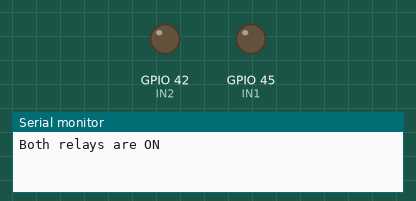
Simulated run of this sketch. Board: ESP32-S2. Shown: output pins drawn as LEDs (lit = HIGH), the last lines printed to the serial monitor.

Above: at 7.5 s.
At 22.5 s:
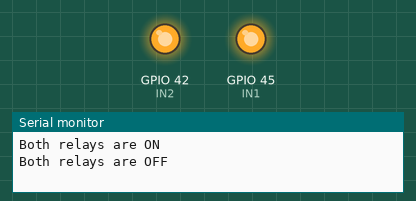
Timing chart, 0 to 39.0 s (numbered marks = the images above):
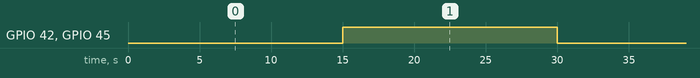

Measured:
- by itself, GPIO 42 (IN2), GPIO 45 (IN1): alternates HIGH for 15.0 s and LOW for 15.0 s

The sketch:

2Ch_Relay.ino
```cpp
/*
This code works on the ESP32-S2-DevKitM-1-N4R2.

Terminal blocks - NO1, COMM1, NC1, NO2, COMM2, NC2

NO - normally open
COMM - common
NC - normally close

GND - GND
IN1 - GPIO pin
IN2 - GPIO pin
VCC - 5V

The normally open circuit(NO - COMM) on this relay uses active-low signal, so LOW = ON and HIGH = OFF. When the relay is powered, NO and COMM are connected. Red light turns on.

NC and COMM are connected when the relay is not powered. By default this circuit is connected. Red light turns off.
*/


// Pins IN1 and IN2 on the relay are connected to GPIO pins 45 and 42
const int IN1 = 45;
const int IN2 = 42;

void setup() {

  // Start serial communication
  Serial.begin(9600);

  // Set both relays as OUTPUT
  pinMode(IN1, OUTPUT);
  pinMode(IN2, OUTPUT);

  // Turn OFF relay 1 and relay 2 (HIGH = OFF)
  digitalWrite(IN1, HIGH);
  digitalWrite(IN2, HIGH);

}

void loop() {

  // Turn ON relay 1 and relay 2 for 15 seconds (LOW = ON)
  Serial.println("Both relays are ON");
  digitalWrite(IN1, LOW);
  digitalWrite(IN2, LOW);
  delay(15000);

  // Turn OFF relay 1 and relay 2 for 15 seconds (HIGH = OFF)
  Serial.println("Both relays are OFF");
  digitalWrite(IN1, HIGH);
  digitalWrite(IN2, HIGH);
  delay(15000);
}
```
